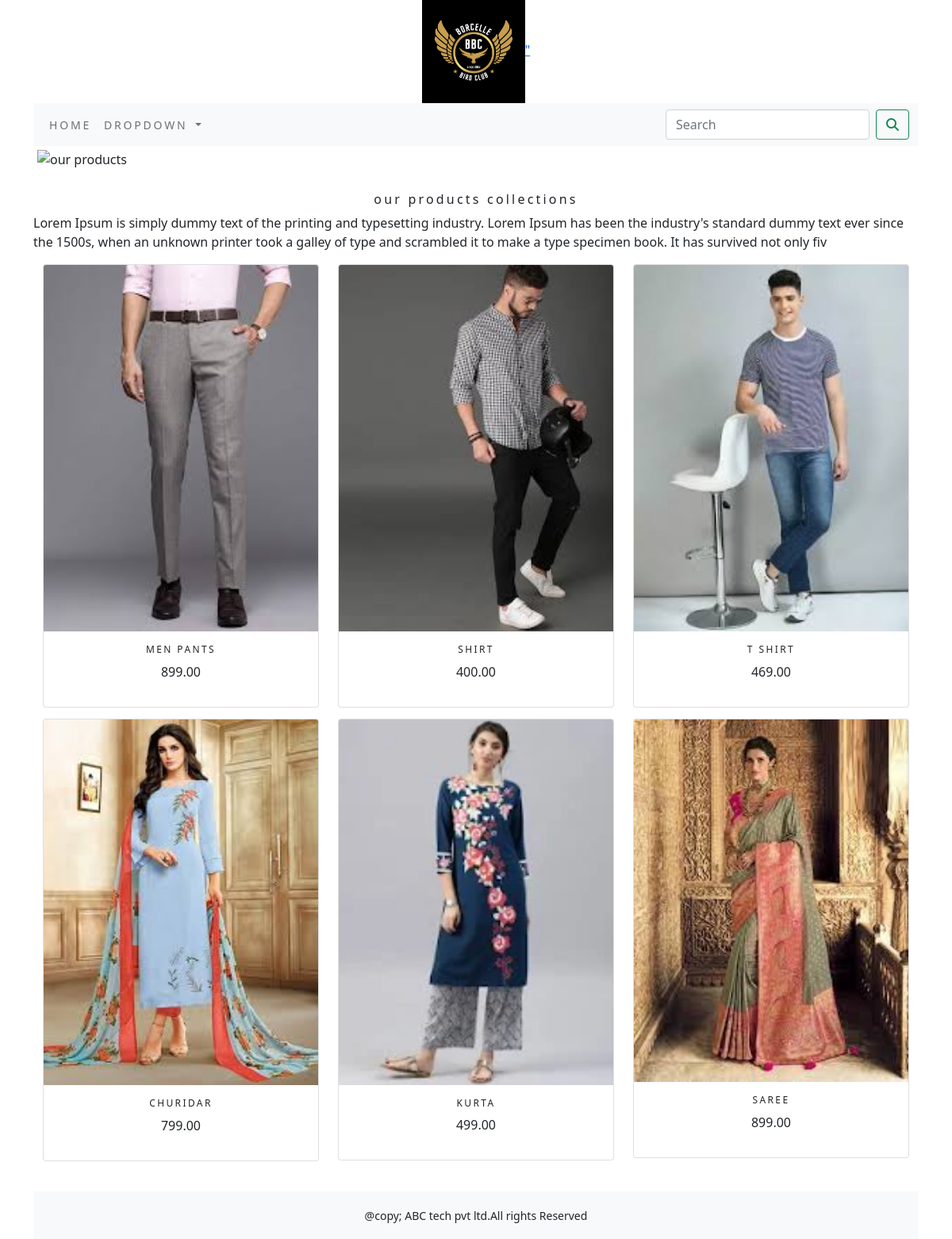
The app's page /shop/ with its own data.
### shopapp/models.py (models this page shows, shortened)
class Product(models.Model):
    name=models.CharField(max_length=250,unique=True)
    slug=models.SlugField(max_length=250,unique=True)
    description=models.TextField(blank=True)
    price=models.DecimalField(max_digits=10,decimal_places=2)
    category=models.ForeignKey(Category,on_delete=models.CASCADE)
    image=models.ImageField(upload_to='product',blank=True)
    stock=models.IntegerField()
    available=models.BooleanField(default=True)
    created=models.DateTimeField(auto_now_add=True)
    updated=models.DateTimeField(auto_now=True)
    def get_url(self):
         return reverse('shopapp:prodCatdetail',args=[self.category.slug,self.slug])
    class Meta:
         ordering=('name',)
         verbose_name='product'
         verbose_name_plural='products'

### shopapp/views.py (the view)
# urls.py: path('',views.allProdCat,name='allProdCat'),
def allProdCat(request,c_slug=None):
    c_page=None
    products_list=None
    if c_slug!=None:
        c_page=get_object_or_404(Category,slug=c_slug)
        products_list=Product.objects.all().filter(category=c_page,available=True)
    else:
        products_list=Product.objects.all().filter(available=True)
    paginator=Paginator(products_list,6)
    try:
        page=int(request.GET.get('page','1'))
    except:
        page=1
    try:
        products=paginator.page(page)
    except(EmptyPage,InvalidPage):
        products=paginator.page(paginator.num_pages)
    return render(request,"category.html",{'category':c_page,'products':products})

### cart/context_processors.py (called while the page is built)
def counter(request):
    item_count=0
    if 'admin' in request.path:
        return  {}
    else:
        try:
            cart=Cart.objects.filter(cart_id=_cart_id(request))
            cart_items=CartItem.objects.all().filter(cart=cart[:1])
            for cart_item in cart_items:
                item_count += cart_item.quantity
        except Cart.DoesNotExist:
            item_count =0
    return dict(item_count=item_count)

### cart/views.py (called while the page is built)
def _cart_id(request):
    cart=request.session.session_key
    if not cart:
        cart=request.session.create()
    return cart

### shopapp/context_processors.py (called while the page is built)
def menu_links(request):
    links=Category.objects.all()
    return dict(links=links)

### shopapp/models.py (called while the page is built)
    def get_url(self):
        return reverse('shopapp:products_by_category',args=[self.slug])

### templates/category.html (shortened to what this page needs)
{% extends 'base.html' %}
{% load static %}
{% block content %}
<div class="mx_auto">
     {% if category %}
          <img class="my-image" src="{{category.image.url}}" alt="{{category.name}}">
</div>
     <br>
<div>
        <h1 class="text-center my_title">{{category.name}}</h1>
         <p class="text-justify">{{category.description}}</p>
</div>
      {% else %}
<div>
<img class="my_image my_image_padding" src="{% static 'img/banner.png' %}" alt="our products" width="1450;">
</div>
<br>
<div>
          <h1 class="text-center my_title"> our products collections</h1>
          <p class=" text-justify">Lorem Ipsum is simply dummy text of the printing and typesetting industry. Lorem Ipsum has been the industry's standard dummy text ever since the 1500s, when an unknown printer took a galley of type and scrambled it to make a type specimen book. It has survived not only fiv</p>
</div>
      {% endif %}
<div class="container">
    <div class="row mx_auto">
        {% for product in products.object_list %}
        <div class="my_bottom_margin col-9 col-sm-12 col-md-4 xol-lg-4 ">
            <div class="card text-center" style="min-width:15rem;">
                  <a href="{{product.get_url}}"><img class="card-img-top my_image" src="{{product.image.url}}" alt="{{product.name}}"></a>
            <div class="card-body">
               <h4>{{product.name}}</h4>
                <p>{{product.price}}</p>
            </div>
            </div>
        </div>
        {% endfor %}
    </div>
    <br>
</div>
{% endblock %}

### templates/base.html (shortened to what this page needs)
{% load static %}
<!DOCTYPE html>
<html lang="en">
<head>
    <link rel="stylesheet" href="{% static 'css/custom.css' %}">
    <link href="{% static 'css/bootstrap.min.css' %}" rel="stylesheet">
</head>
<body>
<div class="container">
{% include 'header.html' %}
{% include 'nav.html' %}
{% block content  %}
{% endblock %}
    </div>
{% include 'footer.html' %}
</body>
</html>

### templates/header.html
{% load static %}
<header>
     <center>
         <a href="{% url 'shopapp:allProdCat' %}"> <image src="{% static 'img/logo.png' %}" alt="logimage" width="130px;height="130px;>"</image>
     </center>
</header>

### templates/nav.html (shortened to what this page needs)
<nav class="navbar navbar-expand-lg navbar-light bg-light">
  <div class="container-fluid">
    <div class="collapse navbar-collapse" id="navbarSupportedContent">
      <ul class="navbar-nav me-auto mb-2 mb-lg-0">
        <li class="nav-item">
          <a class="nav-link" href="#">Home</a>
        </li>
        <li class="nav-item dropdown {% if 'shop' in request.path %} active {% endif %}">
          <a class="nav-link dropdown-toggle" href="#" id="navbarDropdown" role="button" data-bs-toggle="dropdown" aria-expanded="false">
            Dropdown
          </a>
        </li>
      </ul>
      <form class="d-flex" action="{% url 'searchapp:SearchResult' %}" method="get">
        <input class="form-control me-2" type="search" placeholder="Search" name="q"  aria-label="Search">
        <button class="btn btn-outline-success" type="submit"><i class="fa fa-search"></i></button>
      </form>
    </div>
  </div>
</nav>

### templates/footer.html
<div class="footer navbar-fixed-bottom my_footer">
    <p class="text-center">@copy; ABC tech pvt ltd.All rights Reserved</p>
</div>

### static/css/custom.css (style rules this page uses)
body { font-family: 'Roboto', sans-serif; }
.nav-item { letter-spacing : .2em; font-size : 14px; text-transform :uppercase; }
.my_footer { background-color:#f8f9fa; height:60px; }
.my_footer p { padding-top:20px; font-size:14px; }
.my_image { width:100%; height:auto; }
.my_title { font-size:16px; text_tranform:uppercase; letter-spacing:.2em; }
.my_image_padding { padding:5px; }
.my_bottom_margin { margin-bottom:14px; }
.card-body h4 { font-size:12px; text-transform:uppercase; letter-spacing:.2em; }

### records on screen
Product: image (picture), name "MEN PANTS", price "899.00"
Product: image (picture), name "SHIRT", price "400.00"
Product: image (picture), name "T SHIRT", price "469.00"
Product: image (picture), name "CHURIDAR", price "799.00"
Product: image (picture), name "KURTA", price "499.00"
Product: image (picture), name "SAREE", price "899.00"
